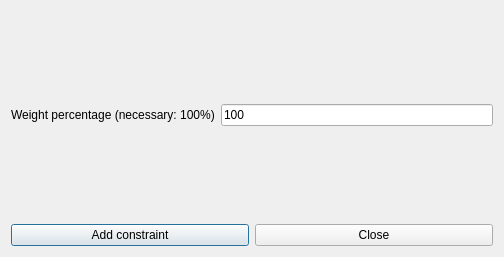
<?xml version="1.0" encoding="UTF-8"?>
<ui version="4.0">
 <class>AddConstraintStudentsMaxTwoActivityTagsPerRealDayFromN1N2N3Form_template</class>
 <widget class="QDialog" name="AddConstraintStudentsMaxTwoActivityTagsPerRealDayFromN1N2N3Form_template">
  <property name="geometry">
   <rect>
    <x>0</x>
    <y>0</y>
    <width>504</width>
    <height>257</height>
   </rect>
  </property>
  <property name="windowTitle">
   <string extracomment="This is the title of the dialog to add a new constraint of this type">Add students max two activity tags per real day from N1 N2 N3</string>
  </property>
  <layout class="QGridLayout" name="gridLayout">
   <item row="1" column="0">
    <layout class="QHBoxLayout" name="horizontalLayout">
     <item>
      <widget class="QLabel" name="weightTextLabel">
       <property name="frameShape">
        <enum>QFrame::NoFrame</enum>
       </property>
       <property name="frameShadow">
        <enum>QFrame::Plain</enum>
       </property>
       <property name="text">
        <string>Weight percentage (necessary: 100%)</string>
       </property>
       <property name="wordWrap">
        <bool>false</bool>
       </property>
      </widget>
     </item>
     <item>
      <widget class="QLineEdit" name="weightLineEdit">
       <property name="text">
        <string notr="true">100</string>
       </property>
      </widget>
     </item>
    </layout>
   </item>
   <item row="3" column="0">
    <layout class="QHBoxLayout">
     <item>
      <widget class="QPushButton" name="addConstraintPushButton">
       <property name="text">
        <string>Add constraint</string>
       </property>
      </widget>
     </item>
     <item>
      <widget class="QPushButton" name="closePushButton">
       <property name="text">
        <string>Close</string>
       </property>
      </widget>
     </item>
    </layout>
   </item>
   <item row="2" column="0">
    <spacer name="verticalSpacer_2">
     <property name="orientation">
      <enum>Qt::Vertical</enum>
     </property>
     <property name="sizeHint" stdset="0">
      <size>
       <width>20</width>
       <height>20</height>
      </size>
     </property>
    </spacer>
   </item>
   <item row="0" column="0">
    <spacer name="verticalSpacer_3">
     <property name="orientation">
      <enum>Qt::Vertical</enum>
     </property>
     <property name="sizeHint" stdset="0">
      <size>
       <width>20</width>
       <height>20</height>
      </size>
     </property>
    </spacer>
   </item>
  </layout>
 </widget>
 <layoutdefault spacing="6" margin="11"/>
 <resources/>
 <connections/>
</ui>
